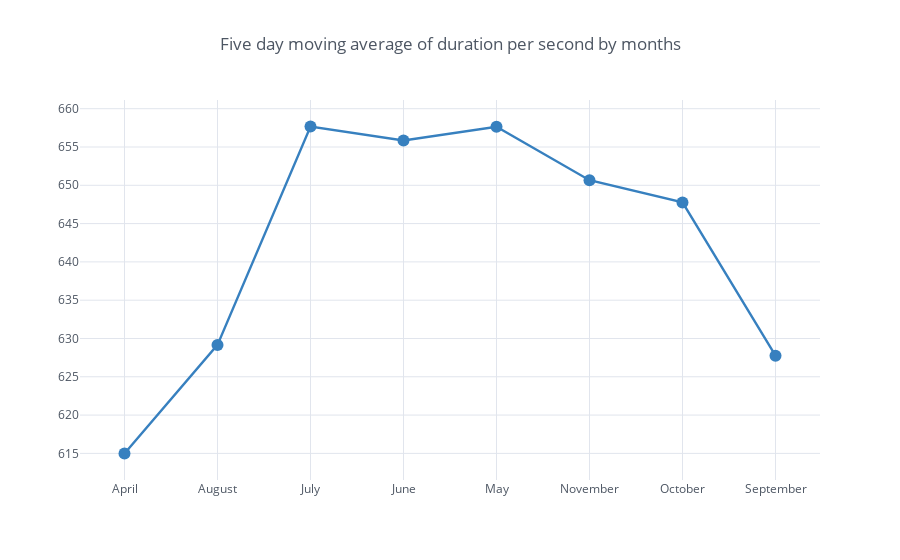

Notebook source saved alongside this figure:
### Code cell
mb_gb = pd.DataFrame(day_average_mb.groupby(['month'],as_index=False)['duration_sec'].mean())
mb_gb.sort_values('month', ascending=True, inplace=True)
mb_gb['five_day_avg']=pd.Series(mb_gb['duration_sec'].rolling(window = 5, min_periods = 1).mean())

mb_gb.iplot(kind='line',x='month',y='five_day_avg',theme='white',color='blue',mode='markers+lines',width=2.4,title='Five day moving average of duration per second by months')

### Figure 1 — Plotly figure (JSON) as saved in the notebook; plotly's stock layout.template omitted (floating-point values rounded to 4 significant figures)
{"data": [{"line": {"color": "rgba(55, 128, 191, 1.0)", "dash": "solid", "shape": "linear", "width": 2.4}, "marker": {"size": 12, "symbol": "dot"}, "mode": "markers+lines", "name": "five_day_avg", "text": "", "type": "scatter", "x": ["April", "August", "July", "June", "May", "November", "October", "September"], "y": [615.0, 629.2, 657.7, 655.9, 657.6, 650.7, 647.8, 627.8]}], "layout": {"legend": {"bgcolor": "#FFFFFF", "font": {"color": "#4D5663"}}, "paper_bgcolor": "#FFFFFF", "plot_bgcolor": "#FFFFFF", "title": "Five day moving average of duration per second by months", "titlefont": {"color": "#4D5663"}, "xaxis1": {"gridcolor": "#E1E5ED", "showgrid": true, "tickfont": {"color": "#4D5663"}, "title": "", "titlefont": {"color": "#4D5663"}, "zerolinecolor": "#E1E5ED"}, "yaxis1": {"gridcolor": "#E1E5ED", "showgrid": true, "tickfont": {"color": "#4D5663"}, "title": "", "titlefont": {"color": "#4D5663"}, "zerolinecolor": "#E1E5ED"}}}
